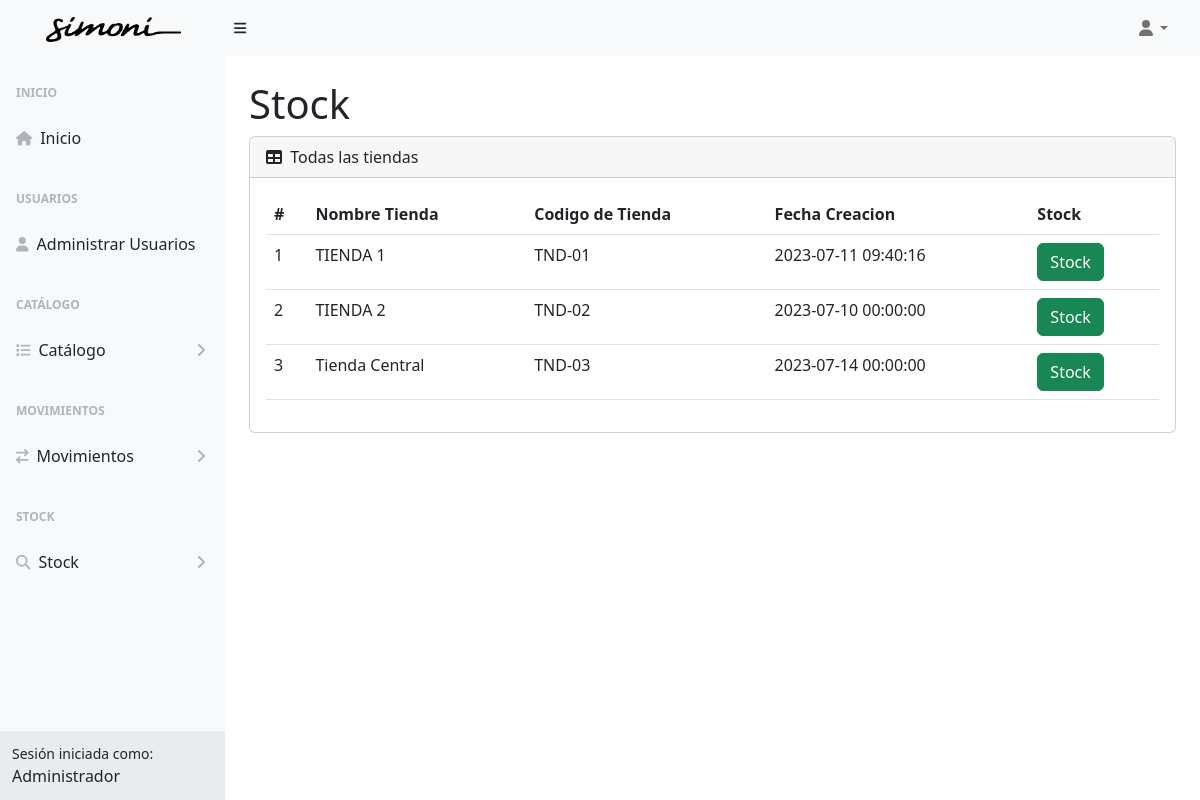
The page /stock (signed in) on the database its author committed.
### tables this page shows
CREATE TABLE `tba_tienda`  (
  `IdTienda` int NOT NULL AUTO_INCREMENT,
  `CodTienda` varchar(15) NOT NULL,
  `NombreTienda` varchar(150) NOT NULL,
  `FechaCreacion` datetime NOT NULL,
  `FechaActualizacion` datetime NOT NULL,
  PRIMARY KEY (`IdTienda`) USING BTREE
);

### controller/plantilla.controller.php (called while the page is built)
<?php
class ControllerPlantilla
{
  static public function ctrPlantilla()
  {
    include "view/plantilla.php";
  }
}

### index.php (called while the page is built, shortened)
<?php
require_once "controller/plantilla.controller.php";
require_once "controller/tienda.controller.php";
require_once "controller/salidas.controller.php";
require_once "model/tienda.model.php";
$plantilla = new ControllerPlantilla();
$plantilla -> ctrPlantilla();

### controller/tienda.controller.php (called while the page is built, shortened)
<?php
class ControllerTiendas
{
  public static function ctrMostrarTiendas()
  {
    $tabla = "tba_tienda";
    $listaTiendas = ModelTiendas::mdlMostrarTiendas($tabla);
    return $listaTiendas;
  }
}

### model/conexion.php (called while the page is built)
<?php
class Conexion
{
  static public function conn()
  {
    $link = new PDO("mysql:host=localhost;dbname=db_joyeriasimoni","root","");
		$link->exec("set names utf8");
		return $link;
  }
}

### model/tienda.model.php (called while the page is built, shortened)
<?php
require_once "conexion.php";
class ModelTiendas
{
  public static function mdlMostrarTiendas($tabla)
  {
    $statement = Conexion::conn()->prepare("SELECT tba_tienda.IdTienda, tba_tienda.CodTienda, tba_tienda.NombreTienda, tba_tienda.FechaCreacion FROM $tabla ORDER BY IdTienda ASC");
    $statement -> execute();
    return $statement -> fetchAll();
  }
}

### view/modules/stock.php (the view, shortened to what this page needs)
</div>
        </div>
        <div class="sb-sidenav-footer">
          <div class="small">Sesión iniciada como:</div>
          <?php echo $_SESSION["nombreUsuario"] ?>
        </div>
      </nav>
    </div>
    <div id="layoutSidenav_content">
      <main class="bg">
        <div class="container-fluid px-4">
          <h1 class="mt-4">
            <?php
            if(isset($_GET["codTienda"]))
            {
              $Tienda = ControllerTiendas::ctrMostrarUnaTienda($_GET["codTienda"]);
              echo "Stock".' - '.$Tienda["NombreTienda"];
            }
            else
            {
              echo "Stock";
            }
            ?>
          </h1>
          <?php
            if(isset($_GET["codTienda"]))
            {
              $listarTiendas = $_GET["codTienda"];
            }
            else
            {
              $listarTiendas=0;
            }
            if($listarTiendas=="0")
            {
            ?>
              <div class="card mb-4">
                <div class="card-header">
                  <i class="fas fa-table me-1"></i>
                  Todas las tiendas
                </div>
                <div class="card-body">
                  <table id="datatablesSimple" class="data-table-ListaTiendas table">
                    <thead>
                      <tr>
                        <th>#</th>
                        <th>Nombre Tienda</th>
                        <th>Codigo de Tienda</th>
                        <th>Fecha Creacion</th>
                        <th>Stock</th>
                      </tr>
                    </thead>
                    <tbody>
                      <?php
                      $listaTiendas = ControllerTiendas::ctrMostrarTiendas();
                      foreach ($listaTiendas as $key => $value)
                      {
                        echo
                        '<tr>
                          <td>'.($key + 1).'</td>
                          <td>'.$value["NombreTienda"].'</td>
                          <td>'.$value["CodTienda"].'</td>
                          <td>'.$value["FechaCreacion"].'</td>
                          <td>
                            <button class="btn btn-success btn-xs btnListarStock" codTienda="'.$value["IdTienda"].'">Stock</button>
                          </td>
                        </tr>';
                      }
                      ?>
                    </tbody>
                  </table>
                </div>
              </div>
            </div>
          </main>
        </div>
      </div>
            <?php
            }
            ?>

### rows shown on the page
tba_tienda: NombreTienda "TIENDA 1", CodTienda "TND-01", FechaCreacion "2023-07-11 09:40:16"
tba_tienda: NombreTienda "TIENDA 2", CodTienda "TND-02", FechaCreacion "2023-07-10 00:00:00"
tba_tienda: NombreTienda "Tienda Central", CodTienda "TND-03", FechaCreacion "2023-07-14 00:00:00"

### other values the page prints
$_SESSION["nombreUsuario"] "Administrador"
